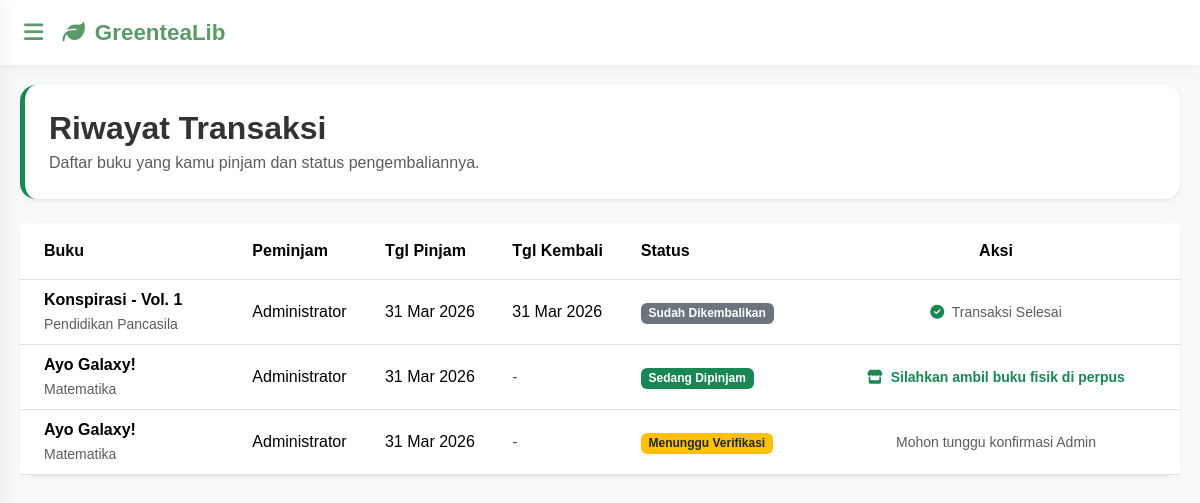
Page /Views/Transaksi.php (signed in) on the committed database.
### tables this page shows
CREATE TABLE `transaksi` (
  `id` int(11) NOT NULL,
  `id_user` int(11) NOT NULL,
  `id_buku` int(11) NOT NULL,
  `tgl_pinjam` date NOT NULL,
  `tgl_kembali` date DEFAULT NULL,
  `status` enum('dipinjam','kembali','tunggu') DEFAULT 'dipinjam'
);

CREATE TABLE `buku` (
  `id` int(11) NOT NULL,
  `judul` varchar(255) NOT NULL,
  `kategori` enum('Matematika','Bahasa Indonesia','Bahasa Inggris','Pendidikan Agama Islam','Bahasa Sunda','Sejarah','Pendidikan Pancasila','Wirausaha','Akutansi') DEFAULT NULL,
  `stok` int(11) DEFAULT 0
);

CREATE TABLE `users` (
  `id` int(11) NOT NULL,
  `username` varchar(50) NOT NULL,
  `password` varchar(255) NOT NULL,
  `role` enum('admin','user') NOT NULL DEFAULT 'user'
);

### Controllers/C_Transaksi.php (called while the page is built, shortened)
<?php
include_once '../Models/M_Transaksi.php';
$tran = new M_Transaksi();
try {
    if (!empty($_GET['aksi'])) {
        if ($_GET['aksi'] == 'pinjam') {
            $id_user = $_SESSION['id_user'];
            $id_buku = $_GET['id_buku'];
            $simpan = $tran->ADD_PINJAM($id_user, $id_buku);
            if ($simpan) {
                echo "
                <script>
                    alert('Buku Berhasil Dipinjam!');
                    window.location='../Views/Transaksi.php';
                </script>";
            } else {
                echo "
                <script>
                    alert('Gagal Pinjam! Stok Habis atau Sistem Error');
                    window.location='../Views/V_KatalogBuku.php';
                </script>";
            }
        }
        elseif ($_GET['aksi'] == 'kembali') {
            $id_transaksi = $_GET['id'];
            $update = $tran->KEMBALIKAN_BUKU($id_transaksi);
            if ($update) {
                echo "
                <script>
                    alert('Buku Telah Dikembalikan!');
                    window.location='../Views/V_Transaksi.php';
                </script>";
            }
        }
        elseif ($_GET['aksi'] == 'acc') {
            $id_transaksi = $_GET['id'];
            $update = $tran->ACC_PINJAMAN($id_transaksi);
            if ($update) {
                echo "
                <script>
                    alert('Pinjaman di-ACC! Buku siap diambil user.');
                    window.location='../Views/V_Transaksi.php';
                </script>";
            } else {
                echo "
                <script>
                    alert('Gagal ACC! Stok buku mungkin sudah habis.');
                    window.location='../Views/V_Transaksi.php';
                </script>";
            }
        }elseif ($_GET['aksi'] == 'hapus') {
            $id_transaksi = $_GET['id'];
            $tran->DELETE_TRANSAKSI($id_transaksi);
        }
    } else {
        $role = $_SESSION['role'];
        $id_log = $_SESSION['id_user'];
        $now = basename($_SERVER['PHP_SELF']);
        if (($now == 'V_Transaksi.php' || $now == 'admin-panel.php') && $role == 'admin') {
            $totalTransaksi = $tran->COUNT_TRANSAKSI();
            $trans = $tran->SHOW_TRANSAKSI();
            $viewMode = 'admin';
        } else {
            $trans = $tran->SHOW_TRANSAKSI($id_log);
        }
    }
} catch (Exception $e) {
    echo "Error: " . $e->getMessage();
}

### Models/M_Connect.php (called while the page is built, shortened)
<?php
class M_Connect
{
	private $host = "localhost",
	$username = "root",
	$pass = "",
	$db = "aqxua_lib";
	function __construct()
	{
		$this->connect = mysqli_connect($this->host, $this->username, $this->pass, $this->db);
		if ($this->connect)
		{
			return $this->connect;
		}else{
			echo mysqli_connect_error();
		}
	}
}

### Models/M_Transaksi.php (called while the page is built, shortened)
<?php
include_once 'M_Connect.php';
class M_Transaksi{
    public function SHOW_TRANSAKSI($id = null)
    {
        $conn = new M_Connect();
        $sql = "SELECT
                    transaksi.*,
                    users.username,
                    buku.judul,
                    buku.kategori
                FROM transaksi
                JOIN users ON transaksi.id_user = users.id
                JOIN buku ON transaksi.id_buku = buku.id";
        if($id != null){
            $sql .= " WHERE transaksi.id_user = '$id'";
        }
        $sql .= " ORDER BY transaksi.id DESC";
        $post = mysqli_query($conn->connect, $sql);
        $result = [];
        if($post->num_rows > 0){
            while ($data = mysqli_fetch_object($post)){
                $result[] = $data;
            }
        }
        return $result;
    }
}

### Views/Transaksi.php (the view)
<?php
    include_once '../Controllers/C_Transaksi.php';
    include_once 'HEADER.php';
?>
<div class="row mb-4">
    <div class="col-12">
        <div class="p-4 rounded-4 shadow-sm bg-white border-start border-success border-5">
            <h2 class="fw-bold mb-1">Riwayat Transaksi</h2>
            <p class="text-muted mb-0">Daftar buku yang kamu pinjam dan status pengembaliannya.</p>
        </div>
    </div>
</div>
<div class="card border-0 shadow-sm rounded-4">
    <div class="card-body p-0">
        <div class="table-responsive">
            <table class="table table-hover align-middle mb-0">
                <thead class="bg-light">
                    <tr>
                        <th class="px-4 py-3">Buku</th>
                        <th class="py-3">Peminjam</th>
                        <th class="py-3">Tgl Pinjam</th>
                        <th class="py-3">Tgl Kembali</th>
                        <th class="py-3">Status</th>
                        <th class="px-4 py-3 text-center">Aksi</th>
                    </tr>
                </thead>
                <tbody>
                <?php if (!empty($trans)) : ?>
                    <?php foreach ($trans as $tr) : ?>
                        <tr>
                            <td class="px-4">
                                <div class="fw-bold"><?= $tr->judul ?></div>
                                <small class="text-muted"><?= $tr->kategori ?></small>
                            </td>
                            <td><?= $tr->username ?></td>
                            <td><?= date('d M Y', strtotime($tr->tgl_pinjam)) ?></td>
                            <td>
                                <?= ($tr->tgl_kembali) ? date('d M Y', strtotime($tr->tgl_kembali)) : '<span class="text-muted">-</span>' ?>
                            </td>
                            <td>
                                <?php if($tr->status == 'tunggu'): ?>
                                    <span class="badge bg-warning text-dark">Menunggu Verifikasi</span>
                                <?php elseif($tr->status == 'dipinjam'): ?>
                                    <span class="badge bg-success text-white">Sedang Dipinjam</span>
                                <?php elseif($tr->status == 'kembali'): ?>
                                    <span class="badge bg-secondary">Sudah Dikembalikan</span>
                                <?php endif; ?>
                            </td>
                            <td class="px-4 text-center">
                                <?php if ($tr->status == 'tunggu') : ?>
                                    <small class="text-muted">Mohon tunggu konfirmasi Admin</small>
                                <?php elseif ($tr->status == 'dipinjam') : ?>
                                    <div class="text-success small fw-bold">
                                        <i class="fas fa-store me-1"></i> Silahkan ambil buku fisik di perpus
                                    </div>
                                <?php else : ?>
                                    <span class="text-muted small">
                                        <i class="fas fa-check-circle text-success me-1"></i> Transaksi Selesai
                                    </span>
                                <?php endif; ?>
                            </td>
                        </tr>
                    <?php endforeach; ?>
                <?php else : ?>
                    <tr>
                        <td colspan="6" class="text-center text-muted">Tidak ada data transaksi</td>
                    </tr>
                    <?php endif; ?>
                </tbody>
            </table>
        </div>
    </div>
</div>
<?php include_once 'FOOTER.php'; ?>

### Views/HEADER.php (shortened to what this page needs)
<!DOCTYPE html>
<html lang="en">
    <head>
        <link rel="stylesheet" href="../assets/src/bootstrap/css/bootstrap.min.css">
        <link href="../assets/src/icons/css/all.min.css" rel="stylesheet">
    </head>
    <body>
		<header class="topbar">
		    <label for="toggleSidebar" class="hamburger"><i class="fas fa-bars"></i></label>
		    <div class="brand">
                <i class="fas fa-leaf"></i> GreenteaLib
            </div>
		</header>
        	<div class="content-area">

### Views/FOOTER.php (shortened to what this page needs)
    <br>
    </body>
</html>

### Views/HEADER.php (style rules this page uses)
:root { --green-tea: #5B9A68; --green-tea-dark: #388E3C; --green-tea-soft: #F1F8E9; --text-dark: #333333; --white: #ffffff; }
body { margin: 0; font-family: 'Poppins', sans-serif; background: #f8f9fa; color: var(--text-dark); }
.topbar { height: 65px; background: var(--white); color: var(--green-tea); display: flex; align-items: center; padding: 0 1.5rem; position: fixed; top: 0; left: 0; right: 0; z-index: 1000; box-shadow: 0 4px 12px rgba(0,0,0,0.05); }
.hamburger { font-size: 22px; cursor: pointer; margin-right: 1.2rem; user-select: none; transition: 0.3s; }
.brand { font-weight: 700; font-size: 1.4rem; display: flex; align-items: center; gap: 10px; }
.content-area { padding-top: 85px; padding-left: 20px; padding-right: 20px; }

### rows in the picture
transaksi: id_buku.judul "Konspirasi - Vol. 1", id_buku.kategori "Pendidikan Pancasila", id_user.username "Administrator", tgl_pinjam "31 Mar 2026", tgl_kembali "31 Mar 2026", status "Sudah Dikembalikan"
transaksi: id_buku.judul "Ayo Galaxy!", id_buku.kategori "Matematika", id_user.username "Administrator", tgl_pinjam "31 Mar 2026", status "Sedang Dipinjam"
transaksi: id_buku.judul "Ayo Galaxy!", id_buku.kategori "Matematika", id_user.username "Administrator", tgl_pinjam "31 Mar 2026", status "Menunggu Verifikasi"
